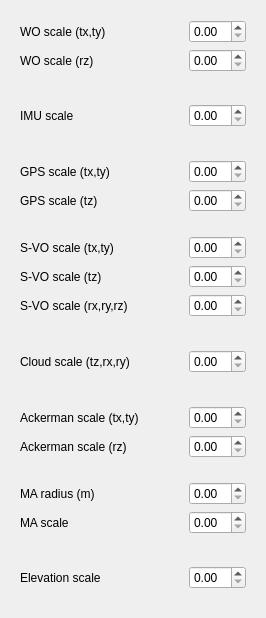
            <widget class="QWidget" name="scrollAreaWidgetContents_2">
             <property name="geometry">
              <rect>
               <x>0</x>
               <y>0</y>
               <width>266</width>
               <height>618</height>
              </rect>
             </property>
             <layout class="QVBoxLayout" name="verticalLayout_4">
              <item>
               <widget class="QWidget" name="widget_3" native="true">
                <property name="sizePolicy">
                 <sizepolicy hsizetype="Preferred" vsizetype="Preferred">
                  <horstretch>0</horstretch>
                  <verstretch>0</verstretch>
                 </sizepolicy>
                </property>
                <property name="minimumSize">
                 <size>
                  <width>0</width>
                  <height>0</height>
                 </size>
                </property>
                <layout class="QGridLayout" name="gridLayout_4">
                 <item row="1" column="1">
                  <widget class="QDoubleSpinBox" name="WOscalerSpinBox">
                   <property name="sizePolicy">
                    <sizepolicy hsizetype="Fixed" vsizetype="Fixed">
                     <horstretch>0</horstretch>
                     <verstretch>0</verstretch>
                    </sizepolicy>
                   </property>
                  </widget>
                 </item>
                 <item row="0" column="1">
                  <widget class="QDoubleSpinBox" name="WOscaletSpinBox">
                   <property name="sizePolicy">
                    <sizepolicy hsizetype="Fixed" vsizetype="Fixed">
                     <horstretch>0</horstretch>
                     <verstretch>0</verstretch>
                    </sizepolicy>
                   </property>
                  </widget>
                 </item>
                 <item row="1" column="0">
                  <widget class="QLabel" name="zoomLabel_6">
                   <property name="text">
                    <string>WO scale (rz)</string>
                   </property>
                  </widget>
                 </item>
                 <item row="0" column="0">
                  <widget class="QLabel" name="zoomLabel_2">
                   <property name="text">
                    <string>WO scale (tx,ty)</string>
                   </property>
                  </widget>
                 </item>
                </layout>
               </widget>
              </item>
              <item>
               <widget class="QWidget" name="widget_21" native="true">
                <property name="sizePolicy">
                 <sizepolicy hsizetype="Preferred" vsizetype="Preferred">
                  <horstretch>0</horstretch>
                  <verstretch>0</verstretch>
                 </sizepolicy>
                </property>
                <property name="minimumSize">
                 <size>
                  <width>0</width>
                  <height>0</height>
                 </size>
                </property>
                <layout class="QGridLayout" name="gridLayout_24">
                 <item row="0" column="1">
                  <widget class="QDoubleSpinBox" name="IMUscaleSpinBox">
                   <property name="sizePolicy">
                    <sizepolicy hsizetype="Fixed" vsizetype="Fixed">
                     <horstretch>0</horstretch>
                     <verstretch>0</verstretch>
                    </sizepolicy>
                   </property>
                  </widget>
                 </item>
                 <item row="0" column="0">
                  <widget class="QLabel" name="zoomLabel_19">
                   <property name="text">
                    <string>IMU scale</string>
                   </property>
                  </widget>
                 </item>
                </layout>
               </widget>
              </item>
              <item>
               <widget class="QWidget" name="widget_4" native="true">
                <property name="sizePolicy">
                 <sizepolicy hsizetype="Preferred" vsizetype="Preferred">
                  <horstretch>0</horstretch>
                  <verstretch>0</verstretch>
                 </sizepolicy>
                </property>
                <property name="minimumSize">
                 <size>
                  <width>0</width>
                  <height>0</height>
                 </size>
                </property>
                <layout class="QGridLayout" name="gridLayout_5">
                 <item row="0" column="0">
                  <widget class="QLabel" name="zoomLabel_3">
                   <property name="text">
                    <string>GPS scale (tx,ty)</string>
                   </property>
                  </widget>
                 </item>
                 <item row="1" column="0">
                  <widget class="QLabel" name="zoomLabel_10">
                   <property name="text">
                    <string>GPS scale (tz)</string>
                   </property>
                  </widget>
                 </item>
                 <item row="1" column="1">
                  <widget class="QDoubleSpinBox" name="GPSscaletzSpinBox">
                   <property name="sizePolicy">
                    <sizepolicy hsizetype="Fixed" vsizetype="Fixed">
                     <horstretch>0</horstretch>
                     <verstretch>0</verstretch>
                    </sizepolicy>
                   </property>
                  </widget>
                 </item>
                 <item row="0" column="1">
                  <widget class="QDoubleSpinBox" name="GPSscaletxySpinBox">
                   <property name="sizePolicy">
                    <sizepolicy hsizetype="Fixed" vsizetype="Fixed">
                     <horstretch>0</horstretch>
                     <verstretch>0</verstretch>
                    </sizepolicy>
                   </property>
                  </widget>
                 </item>
                </layout>
               </widget>
              </item>
              <item>
               <widget class="QWidget" name="widget_5" native="true">
                <property name="sizePolicy">
                 <sizepolicy hsizetype="Preferred" vsizetype="Preferred">
                  <horstretch>0</horstretch>
                  <verstretch>0</verstretch>
                 </sizepolicy>
                </property>
                <property name="minimumSize">
                 <size>
                  <width>0</width>
                  <height>0</height>
                 </size>
                </property>
                <layout class="QGridLayout" name="gridLayout_6">
                 <item row="0" column="1">
                  <widget class="QDoubleSpinBox" name="SVOscaletSpinBox">
                   <property name="sizePolicy">
                    <sizepolicy hsizetype="Fixed" vsizetype="Fixed">
                     <horstretch>0</horstretch>
                     <verstretch>0</verstretch>
                    </sizepolicy>
                   </property>
                  </widget>
                 </item>
                 <item row="3" column="0">
                  <widget class="QLabel" name="zoomLabel_11">
                   <property name="text">
                    <string>S-VO scale (rx,ry,rz)</string>
                   </property>
                  </widget>
                 </item>
                 <item row="0" column="0">
                  <widget class="QLabel" name="zoomLabel_4">
                   <property name="text">
                    <string>S-VO scale (tx,ty)</string>
                   </property>
                  </widget>
                 </item>
                 <item row="3" column="1">
                  <widget class="QDoubleSpinBox" name="SVOscalerSpinBox">
                   <property name="sizePolicy">
                    <sizepolicy hsizetype="Fixed" vsizetype="Fixed">
                     <horstretch>0</horstretch>
                     <verstretch>0</verstretch>
                    </sizepolicy>
                   </property>
                  </widget>
                 </item>
                 <item row="1" column="0">
                  <widget class="QLabel" name="zoomLabel_5">
                   <property name="text">
                    <string>S-VO scale (tz)</string>
                   </property>
                  </widget>
                 </item>
                 <item row="1" column="1">
                  <widget class="QDoubleSpinBox" name="SVOscaletzSpinBox">
                   <property name="sizePolicy">
                    <sizepolicy hsizetype="Fixed" vsizetype="Fixed">
                     <horstretch>0</horstretch>
                     <verstretch>0</verstretch>
                    </sizepolicy>
                   </property>
                  </widget>
                 </item>
                </layout>
               </widget>
              </item>
              <item>
               <widget class="QWidget" name="widget_24" native="true">
                <property name="sizePolicy">
                 <sizepolicy hsizetype="Preferred" vsizetype="Preferred">
                  <horstretch>0</horstretch>
                  <verstretch>0</verstretch>
                 </sizepolicy>
                </property>
                <property name="minimumSize">
                 <size>
                  <width>0</width>
                  <height>0</height>
                 </size>
                </property>
                <layout class="QGridLayout" name="gridLayout_25">
                 <item row="0" column="1">
                  <widget class="QDoubleSpinBox" name="CLOUDscaleSpinBox">
                   <property name="sizePolicy">
                    <sizepolicy hsizetype="Fixed" vsizetype="Fixed">
                     <horstretch>0</horstretch>
                     <verstretch>0</verstretch>
                    </sizepolicy>
                   </property>
                  </widget>
                 </item>
                 <item row="0" column="0">
                  <widget class="QLabel" name="zoomLabel_20">
                   <property name="text">
                    <string>Cloud scale (tz,rx,ry)</string>
                   </property>
                  </widget>
                 </item>
                </layout>
               </widget>
              </item>
              <item>
               <widget class="QWidget" name="widget_20" native="true">
                <property name="sizePolicy">
                 <sizepolicy hsizetype="Preferred" vsizetype="Preferred">
                  <horstretch>0</horstretch>
                  <verstretch>0</verstretch>
                 </sizepolicy>
                </property>
                <property name="minimumSize">
                 <size>
                  <width>0</width>
                  <height>0</height>
                 </size>
                </property>
                <layout class="QGridLayout" name="gridLayout_23">
                 <item row="0" column="0">
                  <widget class="QLabel" name="zoomLabel_14">
                   <property name="text">
                    <string>Ackerman scale (tx,ty)</string>
                   </property>
                  </widget>
                 </item>
                 <item row="1" column="0">
                  <widget class="QLabel" name="zoomLabel_18">
                   <property name="text">
                    <string>Ackerman scale (rz)</string>
                   </property>
                  </widget>
                 </item>
                 <item row="1" column="1">
                  <widget class="QDoubleSpinBox" name="ackscalerSpinBox">
                   <property name="sizePolicy">
                    <sizepolicy hsizetype="Fixed" vsizetype="Fixed">
                     <horstretch>0</horstretch>
                     <verstretch>0</verstretch>
                    </sizepolicy>
                   </property>
                  </widget>
                 </item>
                 <item row="0" column="1">
                  <widget class="QDoubleSpinBox" name="ackscaletSpinBox">
                   <property name="sizePolicy">
                    <sizepolicy hsizetype="Fixed" vsizetype="Fixed">
                     <horstretch>0</horstretch>
                     <verstretch>0</verstretch>
                    </sizepolicy>
                   </property>
                  </widget>
                 </item>
                </layout>
               </widget>
              </item>
              <item>
               <widget class="QWidget" name="widget_6" native="true">
                <property name="sizePolicy">
                 <sizepolicy hsizetype="Preferred" vsizetype="Preferred">
                  <horstretch>0</horstretch>
                  <verstretch>0</verstretch>
                 </sizepolicy>
                </property>
                <property name="minimumSize">
                 <size>
                  <width>0</width>
                  <height>0</height>
                 </size>
                </property>
                <layout class="QGridLayout" name="gridLayout_18">
                 <item row="0" column="0">
                  <widget class="QLabel" name="zoomLabel_12">
                   <property name="text">
                    <string>MA radius (m)</string>
                   </property>
                  </widget>
                 </item>
                 <item row="1" column="0">
                  <widget class="QLabel" name="zoomLabel_13">
                   <property name="text">
                    <string>MA scale</string>
                   </property>
                  </widget>
                 </item>
                 <item row="1" column="1">
                  <widget class="QDoubleSpinBox" name="MAscaleSpinBox">
                   <property name="sizePolicy">
                    <sizepolicy hsizetype="Fixed" vsizetype="Fixed">
                     <horstretch>0</horstretch>
                     <verstretch>0</verstretch>
                    </sizepolicy>
                   </property>
                  </widget>
                 </item>
                 <item row="0" column="1">
                  <widget class="QDoubleSpinBox" name="MAradiusSpinBox">
                   <property name="sizePolicy">
                    <sizepolicy hsizetype="Fixed" vsizetype="Fixed">
                     <horstretch>0</horstretch>
                     <verstretch>0</verstretch>
                    </sizepolicy>
                   </property>
                  </widget>
                 </item>
                </layout>
               </widget>
              </item>
              <item>
               <widget class="QWidget" name="widget_8" native="true">
                <property name="sizePolicy">
                 <sizepolicy hsizetype="Preferred" vsizetype="Preferred">
                  <horstretch>0</horstretch>
                  <verstretch>0</verstretch>
                 </sizepolicy>
                </property>
                <property name="minimumSize">
                 <size>
                  <width>0</width>
                  <height>0</height>
                 </size>
                </property>
                <layout class="QGridLayout" name="gridLayout_19">
                 <item row="0" column="1">
                  <widget class="QDoubleSpinBox" name="elevationscaleSpinBox">
                   <property name="sizePolicy">
                    <sizepolicy hsizetype="Fixed" vsizetype="Fixed">
                     <horstretch>0</horstretch>
                     <verstretch>0</verstretch>
                    </sizepolicy>
                   </property>
                  </widget>
                 </item>
                 <item row="0" column="0">
                  <widget class="QLabel" name="zoomLabel_15">
                   <property name="text">
                    <string>Elevation scale</string>
                   </property>
                  </widget>
                 </item>
                </layout>
               </widget>
              </item>
             </layout>
            </widget>
